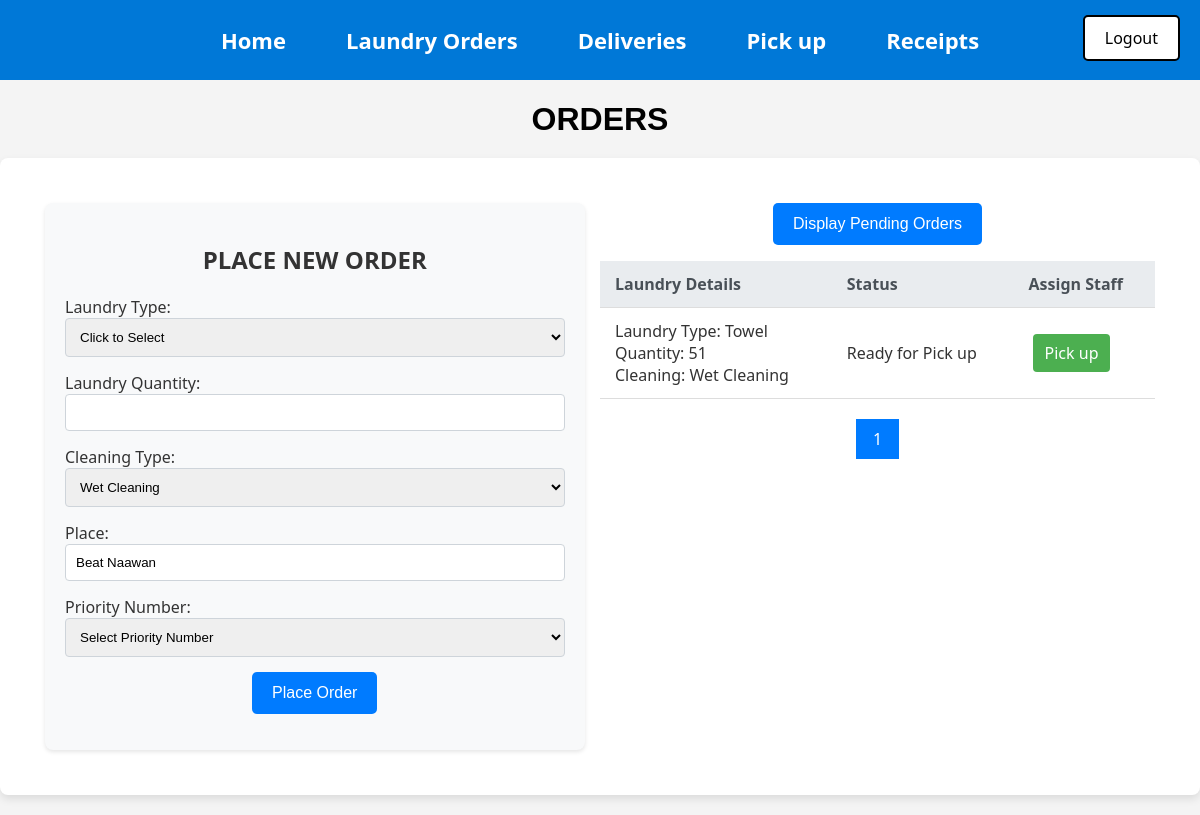
Screenshot of /Orders2.php (signed in) with the database file from the repository.
### tables this page shows
CREATE TABLE `Orders` (
  `Order_ID` int(11) NOT NULL AUTO_INCREMENT,
  `Order_date` date NOT NULL,
  `Laundry_type` varchar(40) NOT NULL,
  `Laundry_quantity` varchar(40) NOT NULL,
  `Cleaning_type` varchar(40) NOT NULL,
  `Place` varchar(40) NOT NULL,
  `Priority_number` varchar(40) NOT NULL,
  `Status` varchar(250) DEFAULT NULL,
  `User_ID` int(11) NOT NULL,
  PRIMARY KEY (`Order_ID`),
  KEY `Users_Orders` (`User_ID`),
  CONSTRAINT `Users_Orders` FOREIGN KEY (`User_ID`) REFERENCES `Users` (`User_ID`)
);

### htdocs/Orders2.php (the view, shortened to what this page needs)
<?php
include("db_connect.php");
include("Menu2.php");
include("Logout.php");
$results_per_page = 4;
if (isset($_GET['page']) && is_numeric($_GET['page'])) {
    $current_page = intval($_GET['page']);
} else {
    $current_page = 1;
}
$show_unassigned = isset($_GET['show_unassigned']) && $_GET['show_unassigned'] === 'true';
if ($show_unassigned) {
    $sql = "SELECT Order_ID, Laundry_type, Laundry_quantity, Cleaning_type, Place, Status
            FROM Orders
            WHERE Status = 'Pending'
            AND Place != 'Hotel'";
} else {
    $sql = "SELECT Order_ID, Laundry_type, Laundry_quantity, Cleaning_type, Place, Status
            FROM Orders
            WHERE Status IN ('To be Delivered', 'Ready for Pick up')
            AND Place != 'Hotel'";
}
$total_results = mysqli_num_rows(mysqli_query($conn, $sql));
$total_pages = ceil($total_results / $results_per_page);
$start_from = ($current_page - 1) * $results_per_page;
$sql .= " ORDER BY Order_ID ASC LIMIT " . $start_from . ',' . $results_per_page;
$result = mysqli_query($conn, $sql);
?>
<!DOCTYPE html>
<html lang="en">
<head>
</head>
<body>
    <h1>ORDERS</h1>
    <div class="container">
        <div class="form-container">
            <h2>PLACE NEW ORDER</h2>
            <form method="POST" action="">
                <label for="Laundry_Type">Laundry Type:</label>
                <select name="Laundry_Type" id="Laundry_Type" required>
                    <option value="" disabled selected>Click to Select</option>
                </select>
                <label for="Laundry_Quantity">Laundry Quantity:</label>
                <input type="number" name="Laundry_Quantity" id="Laundry_Quantity" required min="1">
                <label for="Cleaning_Type">Cleaning Type:</label>
                <select name="Cleaning_Type" id="Cleaning_Type" required>
                    <option value="Wet Cleaning">Wet Cleaning</option>
                </select>
                <label for="Place">Place:</label>
                <?php
                $placeValue = isset($_POST['Place']) ? htmlspecialchars($_POST['Place']) : 'Beat Naawan';
                ?>
                <input type="text" name="Place" id="Place" value="<?php echo $placeValue; ?>" required>
                <label for="Priority">Priority Number:</label>
                <select name="Priority" id="Priority" required>
                    <option value="" disabled selected>Select Priority Number</option>
                </select>
                <div style="text-align: center;">
                    <button type="submit" name="Order">Place Order</button>
                </div>
            </form>
        </div>
        <div class="table-container">
            <div style="display: flex; justify-content: center;">
                <form method="GET">
                    <button type="submit" class="toggle-btn">
                        <?php echo $show_unassigned ? 'Display Approved Orders' : 'Display Pending Orders'; ?>
                    </button>
                </form>
            </div>
            <table>
                <thead>
                    <tr>
                        <th>Laundry Details</th>
                        <th>Status</th>
                        <?php if (!$show_unassigned) {
                            echo "<th>Assign Staff</th>";
                        } ?>
                    </tr>
                </thead>
                <tbody>
                    <?php
                    if (mysqli_num_rows($result) > 0) {
                        while ($row = mysqli_fetch_assoc($result)) {
                            echo "<tr>";
                            echo "<td>Laundry Type: " . htmlspecialchars($row['Laundry_type']) . "<br>Quantity: " . htmlspecialchars($row['Laundry_quantity']) . "<br>Cleaning: " . htmlspecialchars($row['Cleaning_type']) . "</td>";
                            echo "<td>" . htmlspecialchars($row['Status']) . "</td>";
                            if (!$show_unassigned) {
                                echo "<td>";
                                if ($row["Status"] == "To be Delivered") {
                                    echo "<a href='Assign_delivery_staff.php?Order_ID=" . urlencode($row["Order_ID"]) . "' class='actedit'>Delivery</a>";
                                } elseif ($row["Status"] == "Ready for Pick up") {
                                    echo "<a href='Assign_pickup_staff.php?Order_ID=" . urlencode($row["Order_ID"]) . "' class='actbutton'>Pick up</a>";
                                }
                                echo "</td>";
                            }
                            echo "</tr>";
                        }
                    } else {
                        echo "<tr><td colspan='" . ($show_unassigned ? 6 : 5) . "'>No orders found.</td></tr>";
                    }
                    ?>
                </tbody>
            </table>
            <div class="pagination" style="text-align: center;">
                <?php
                for ($i = 1; $i <= $total_pages; $i++) {
                    if ($i == $current_page) {
                        echo '<a href="#" class="active">' . $i . '</a>';
                    } else {
                        echo '<a href="Orders2.php?page=' . $i . '&show_unassigned=' . ($show_unassigned ? 'true' : 'false') . '">' . $i . '</a>';
                    }
                }
                ?>
            </div>
        </div>
    </div>
</body>
</html>

### htdocs/Menu2.php (style rules this page uses)
body { font-family: 'Segoe UI', Tahoma, Geneva, Verdana, sans-serif; margin: 0; padding: 0; }

### htdocs/Orders2.php (style rules this page uses)
body { font-family: 'Segoe UI', Tahoma, Geneva, Verdana, sans-serif; background-color: #f4f4f4; margin: 0; padding: 0; color: #333; }
h1 { text-align: center; color: black; margin-bottom: 20px; font-family: Arial, sans-serif; }
.container { display: flex; justify-content: space-between; align-items: flex-start; padding: 45px; background-color: #fff; border-radius: 8px; box-shadow: 0 4px 8px rgba(0, 0, 0, 0.1); margin: 20px auto; max-width: 93%; }
.form-container { background-color: #f8f9fa; padding: 20px; border-radius: 8px; box-shadow: 0 2px 4px rgba(0, 0, 0, 0.1); width: 45%; order: -1; display: flex; flex-direction: column; align-items: center; }
label { text-align: center; width: 100%; }
.table-container { width: 50%; }
table { width: 100%; border-collapse: collapse; margin-top: -20px; }
th, td { padding: 12px 15px; text-align: left; border-bottom: 1px solid #ddd; }
th { background-color: #e9ecef; color: #495057; font-weight: 600; }
input[type="text"], input[type="number"], select { width: 100%; padding: 10px; margin-bottom: 15px; border: 1px solid #ced4da; border-radius: 4px; box-sizing: border-box; }
button, .toggle-btn { background-color: #007bff; color: white; padding: 12px 20px; border: none; border-radius: 5px; cursor: pointer; font-size: 16px; transition: background-color 0.3s ease; }
.actbutton, .actdelete, .actedit { padding: 8px 12px; border-radius: 4px; text-decoration: none; color: white; display: inline-block; margin: 4px; transition: background-color 0.3s ease; }
.actbutton { background-color: #4CAF50; }
.toggle-btn { margin-bottom: 20px; display: block; }
.pagination { text-align: center; margin-top: 20px; }
.pagination a { display: inline-block; padding: 8px 16px; text-decoration: none; border: 1px solid #ddd; color: #333; }
.pagination a.active { background-color: #007bff; color: white; border: 1px solid #007bff; }

### rows the page displays
orders: Laundry_type "Towel", Laundry_quantity "51", Cleaning_type "Wet Cleaning", Status "Ready for Pick up"
